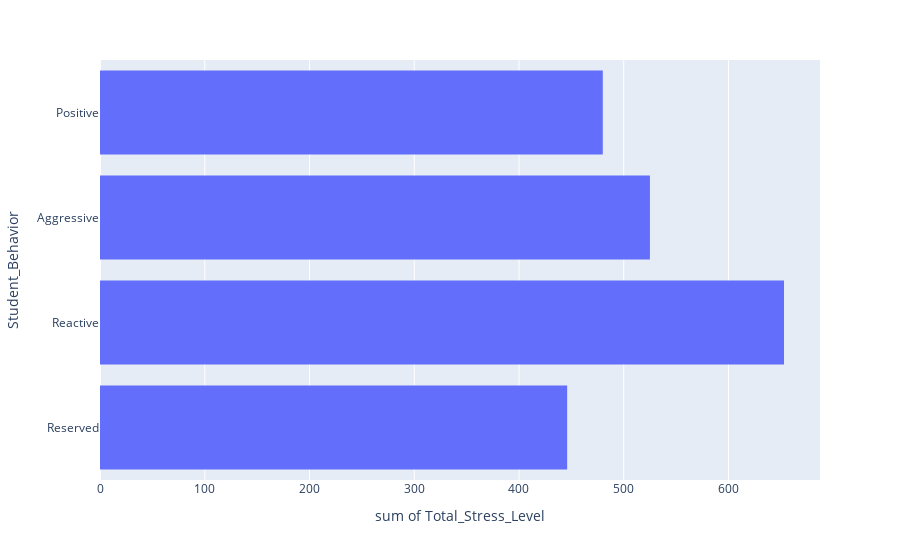

Notebook source saved alongside this figure:
### Markdown cell above
**I created value counts for each of the columns in the new data frame. From the value counts alone it's clear that most students have low familial support, are either aggressive or reactive, run on low hours of sleep, have 4 main stress sources (Academic, Financial, Familial, and Emotional) with academic being the highest, and that most of the students journal as a coping mechanism and very few students exercise as a coping mechanism.**

### Code cell
fig=px.histogram(DF_model1,x='Total_Stress_Level',y='Student_Behavior')
fig.show()

### Figure 1 — Plotly figure (JSON) as saved in the notebook; plotly's stock layout.template omitted (floating-point values rounded to 4 significant figures)
{"data": [{"alignmentgroup": "True", "bingroup": "y", "histfunc": "sum", "hovertemplate": "sum of Total_Stress_Level=%{x}<br>Student_Behavior=%{y}<extra></extra>", "legendgroup": "", "marker": {"color": "#636efa", "pattern": {"shape": ""}}, "name": "", "offsetgroup": "", "orientation": "h", "showlegend": false, "type": "histogram", "x": [14, 16, 21, 21, 24, 25, 18, 26, 12, 20, 20, 16, 24, 17, 21, 16, 12, 16, 25, 16, 25, 36, 13, 24, 24, 18, 21, 22, 19, 20, 30, 22, 19, 19, 23, 22, 19, 11, 18, 22, 31, 25, 34, 12, 25, 15, 22, 16, 19, 26, 13, 18, 18, 24, 27, 23, 14, 20, 27, 28, 18, 20, 14, 18, 21, 21, 16, 26, 21, 16, 26, 18, 11, 10, 19, 20, 23, 20, 13, 14, 28, 23, 12, 23, 25, 27, 24, 27, 24, 21, 21, 37, 28, 13, 33, 29, 18, 35, 29, 18], "xaxis": "x", "y": ["Reserved", "Reactive", "Reserved", "Aggressive", "Aggressive", "Positive", "Reserved", "Reserved", "Positive", "Reserved", "Reactive", "Aggressive", "Aggressive", "Reserved", "Reactive", "Reserved", "Aggressive", "Reactive", "Reactive", "Aggressive", "Reserved", "Reactive", "Reactive", "Positive", "Aggressive", "Positive", "Reactive", "Reactive", "Reserved", "Aggressive", "Reserved", "Positive", "Reactive", "Aggressive", "Reserved", "Reserved", "Reserved", "Reserved", "Aggressive", "Aggressive", "Aggressive", "Reactive", "Positive", "Aggressive", "Aggressive", "Reserved", "Reserved", "Aggressive", "Aggressive", "Reactive", "Reserved", "Positive", "Reserved", "Reactive", "Positive", "Positive", "Aggressive", "Reserved", "Aggressive", "Reserved", "Reactive", "Aggressive", "Positive", "Aggressive", "Aggressive", "Reserved", "Reactive", "Positive", "Reactive", "Reactive", "Positive", "Positive", "Positive", "Reactive", "Positive", "Positive", "Positive", "Aggressive", "Reactive", "Reactive", "Positive", "Aggressive", "Reactive", "Positive", "Reactive", "Positive", "Reactive", "Reactive", "Positive", "Reactive", "Aggressive", "Reactive", "Reserved", "Aggressive", "Reactive", "Reactive", "Positive", "Reactive", "Aggressive", "Reactive"], "yaxis": "y"}], "layout": {"autosize": true, "barmode": "relative", "legend": {"tracegroupgap": 0}, "margin": {"t": 60}, "xaxis": {"anchor": "y", "autorange": true, "domain": [0, 1], "range": [0, 687.4], "title": {"text": "sum of Total_Stress_Level"}, "type": "linear"}, "yaxis": {"anchor": "x", "autorange": true, "domain": [0, 1], "range": [-0.5, 3.5], "title": {"text": "Student_Behavior"}, "type": "category"}}}
